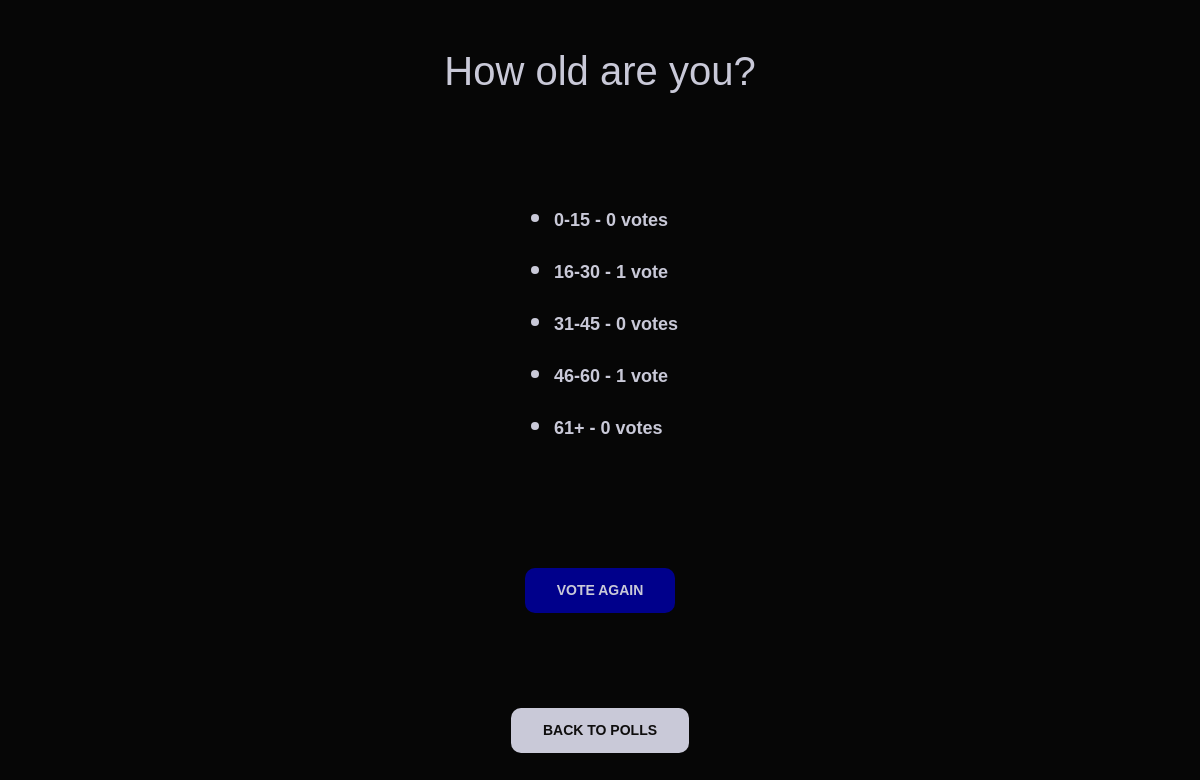
Screenshot of /polls/3/results/ with the database file from the repository.
### polls/models.py (models this page shows, shortened)
class Question(models.Model):
    question_text = models.CharField(max_length=200)
    pub_date = models.DateTimeField("date published")

class Choice(models.Model):
    question = models.ForeignKey(Question, on_delete=models.CASCADE)
    choice_text = models.CharField(max_length=200)
    votes = models.IntegerField(default=0)

### polls/views.py (the view)
# urls.py: path("<int:pk>/results/", views.ResultsView.as_view(), name="results"),
class ResultsView(generic.DetailView):
    model = Question
    template_name = "polls/results.html"

### polls/templates/polls/results.html (shortened to what this page needs)
<link href="https://cdn.jsdelivr.net/npm/bootstrap@5.0.2/dist/css/bootstrap.min.css" rel="stylesheet">
{% load static %}
<link rel="stylesheet" href="{% static 'polls/main.css' %}" />
<h1>{{ question.question_text }}</h1>
<ul>
{% for choice in question.choice_set.all %}
    <li class="pb-3 vote_results">{{ choice.choice_text }} - {{ choice.votes }} vote{{ choice.votes|pluralize }}</li>
{% endfor %}
</ul>
<a href="{% url 'polls:detail' question.id %}" class="submit_btn">Vote again</a>
<a href="{% url 'polls:index' %}" class="back_btn">Back to Polls</a>

### polls/static/polls/main.css (style rules this page uses)
*, *::after, *::before { box-sizing: border-box; margin: 0; padding: 0; }
a { all: unset; cursor: pointer; }
.submit_btn { display: flex; align-items: center; color: rgb(201, 201, 216); padding: 0 2rem 0 2rem; font-size: 14px; font-weight: bold; background-color: darkblue; width: -moz-fit-content; width: fit-content; height: 45px; text-align: center; text-transform: uppercase; border: none; border-radius: 10px; }
.back_btn { display: flex; align-items: center; color: #0f0e0e; padding: 0 2rem 0 2rem; font-size: 14px; font-weight: bold; background-color: rgb(201, 201, 216); width: -moz-fit-content; width: fit-content; height: 45px; text-align: center; text-transform: uppercase; border: none; border-radius: 10px; }
.vote_results { font-size: 18px; font-weight: 600; }
li::marker { font-size: 1.65rem; }

### rows the page displays
Question: question_text "How old are you?"
Choice: choice_text "0-15", votes "0"
Choice: choice_text "16-30", votes "1"
Choice: choice_text "31-45", votes "0"
Choice: choice_text "46-60", votes "1"
Choice: choice_text "61+", votes "0"
